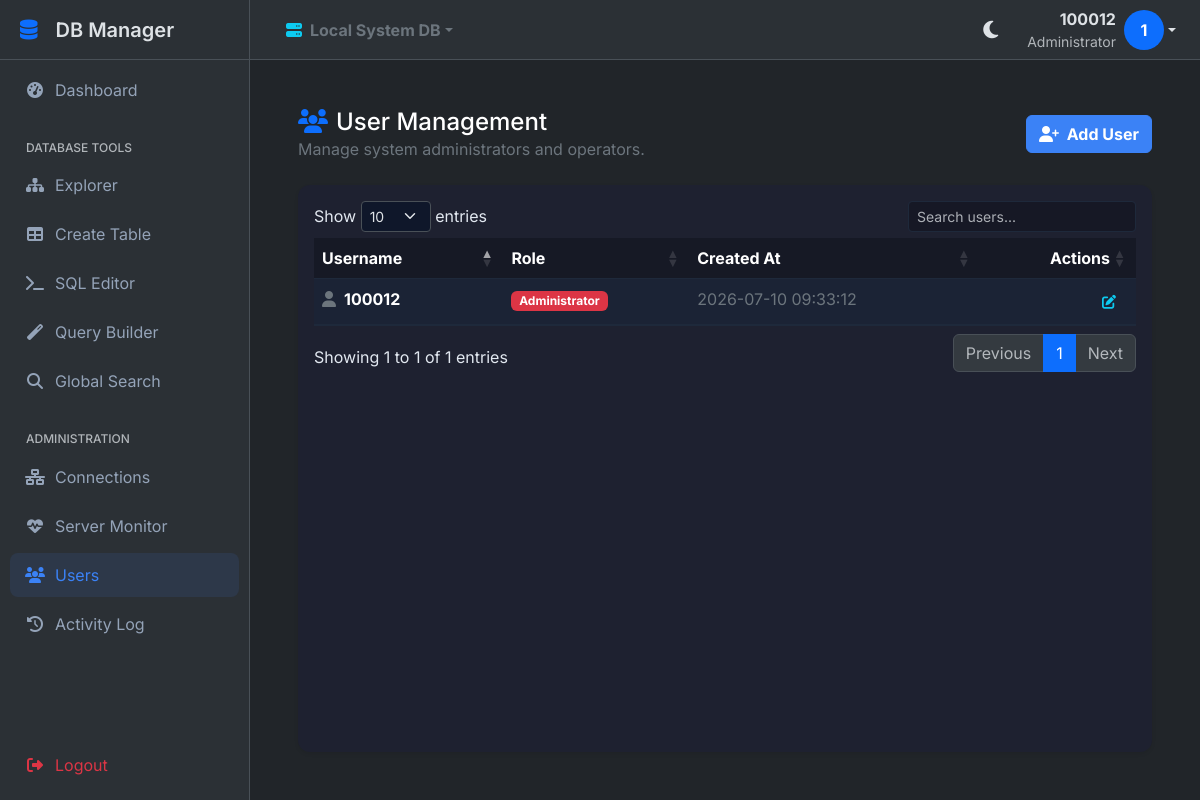
The app's page /users (signed in) with its own data.
### tables this page shows
CREATE TABLE users (
    id INTEGER PRIMARY KEY AUTOINCREMENT,
    username VARCHAR(50) NOT NULL UNIQUE,
    password VARCHAR(255) NOT NULL,
    role VARCHAR(20) NOT NULL DEFAULT 'operator',
    created_at TIMESTAMP DEFAULT CURRENT_TIMESTAMP,
    updated_at TIMESTAMP DEFAULT CURRENT_TIMESTAMP
);

### app/Core/View.php (called while the page is built, shortened)
<?php
class View
{
    public static function render($view, $params = [], $layout = 'main')
    {
        $viewContent = self::renderOnlyView($view, $params);
        $layoutContent = self::layoutContent($layout);
        return str_replace('{{content}}', $viewContent, $layoutContent);
    }
    protected static function layoutContent($layout)
    {
        $layoutPath = Application::$ROOT_DIR . "/app/Shared/Components/Layouts/$layout.php";
        if (file_exists($layoutPath)) {
            return ob_get_clean();
        }
        return '{{content}}';
    }
    protected static function renderOnlyView($view, $params)
    {
        $viewParts = explode('.', $view);
        if (count($viewParts) == 2) {
            $module = ucfirst($viewParts[0]);
            $viewName = $viewParts[1];
            $viewPath = Application::$ROOT_DIR . "/app/Modules/$module/Views/$viewName.php";
        } else {
            $viewPath = Application::$ROOT_DIR . "/app/Shared/Components/Views/$view.php";
        }
        if (file_exists($viewPath)) {
            include_once $viewPath;
            return ob_get_clean();
        }
        return "View $view not found";
    }
}

### app/Core/Controller.php (called while the page is built, shortened)
<?php
class Controller
{
    protected $layout = 'main';
    public function render($view, $params = [])
    {
        return View::render($view, $params, $this->layout);
    }
}

### app/Modules/User/Controllers/UserController.php (called while the page is built, shortened)
<?php
class UserController extends Controller
{
    public function index()
    {
        $pdo = Database::getSystemConnection();
        $stmt = $pdo->query("SELECT id, username, role, created_at FROM users ORDER BY created_at DESC");
        $users = $stmt->fetchAll(PDO::FETCH_ASSOC);
        return $this->render('User.index', ['users' => $users]);
    }
}

### app/Core/Router.php (called while the page is built, shortened)
<?php
class Router
{
    protected $routes = [];
    public function get($path, $callback)
    {
        $this->routes['GET'][$path] = $callback;
    }
    public function post($path, $callback)
    {
        $this->routes['POST'][$path] = $callback;
    }
    public function resolve()
    {
        $method = $_SERVER['REQUEST_METHOD'];
        $path = isset($_SERVER['REQUEST_URI']) ? $_SERVER['REQUEST_URI'] : '/';
        $callback = isset($this->routes[$method][$path]) ? $this->routes[$method][$path] : false;
        if (is_array($callback)) {
            $controller = new $callback[0]();
            $callback[0] = $controller;
        }
        return call_user_func($callback);
    }
}

### public/index.php (called while the page is built, shortened)
<?php
$app = new Application(dirname(__DIR__));
$app->run();

### app/Modules/User/Views/index.php (the view, shortened to what this page needs)
<div class="p-4 w-100 h-100 d-flex flex-column">
    <div class="d-flex justify-content-between align-items-center mb-4">
        <div>
            <h4 class="text-white mb-0"><i class="fas fa-users text-primary me-2"></i>User Management</h4>
            <p class="text-secondary mb-0">Manage system administrators and operators.</p>
        </div>
        <button class="btn btn-primary fw-bold" onclick="$('#addUserModal').modal('show')">
            <i class="fas fa-user-plus me-1"></i> Add User
        </button>
    </div>
    <div class="card border-0 shadow-sm flex-fill" style="background: var(--card-bg);">
        <div class="card-body p-0">
            <div class="table-responsive p-3">
                <table class="table table-hover table-striped w-100" id="usersTable">
                    <thead>
                        <tr>
                            <th>Username</th>
                            <th>Role</th>
                            <th>Created At</th>
                            <th class="text-end">Actions</th>
                        </tr>
                    </thead>
                    <tbody>
                        <?php foreach ($users as $user): ?>
                        <tr>
                            <td>
                                <span class="fw-bold text-white"><i class="fas fa-user me-2 text-secondary"></i><?= htmlspecialchars($user['username']) ?></span>
                            </td>
                            <td>
                                <?php if ($user['role'] === 'administrator'): ?>
                                    <span class="badge bg-danger">Administrator</span>
                                <?php else: ?>
                                    <span class="badge bg-primary"><?= htmlspecialchars(ucfirst($user['role'])) ?></span>
                                <?php endif; ?>
                            </td>
                            <td class="text-secondary"><?= htmlspecialchars($user['created_at']) ?></td>
                            <td class="text-end">
                                <button class="btn btn-sm btn-outline-info border-0 me-1" onclick="editUser(<?= $user['id'] ?>, '<?= htmlspecialchars($user['username']) ?>', '<?= htmlspecialchars($user['role']) ?>')">
                                    <i class="fas fa-edit"></i>
                                </button>
                            </td>
                        </tr>
                        <?php endforeach; ?>
                    </tbody>
                </table>
            </div>
        </div>
    </div>
</div>

### public/assets/css/style.css (style rules this page uses)
:root { --bg-color: #0f111a; --sidebar-bg: #161925; --sidebar-width: 250px; --header-bg: rgba(22, 25, 37, 0.8); --text-primary: #e2e8f0; --text-secondary: #94a3b8; --accent-primary: #3b82f6; --accent-hover: #2563eb; --border-color: #1e293b; --card-bg: #1e2130; }
body { background-color: var(--bg-color); color: var(--text-primary); font-family: 'Inter', sans-serif; margin: 0; padding: 0; height: 100vh; overflow: hidden; }
.btn-primary { background-color: var(--accent-primary); border-color: var(--accent-primary); }
.card { background-color: var(--card-bg); border-color: var(--border-color); border-radius: 12px; }
table.dataTable { color: var(--text-primary) !important; }
table.dataTable thead th, table.dataTable thead td { border-bottom: 1px solid var(--border-color) !important; background-color: var(--sidebar-bg); }
table.dataTable.no-footer { border-bottom: 1px solid var(--border-color) !important; }
.table { color: var(--text-primary); border-color: var(--border-color); }

### app/Shared/Components/Layouts/main.php (style rules this page uses)
[data-bs-theme="dark"] { --bs-body-bg: #0f172a; }

### records on screen
users: username "100012", role "Administrator", created_at "2026-07-10 09:33:12"

### other values on screen
$currentConnName "Local System DB"
